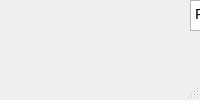
<?xml version="1.0" encoding="UTF-8"?>
<ui version="4.0">
 <class>MainWindow</class>
 <widget class="QMainWindow" name="MainWindow">
  <property name="tabletTracking">
   <bool>false</bool>
  </property>
  <property name="windowTitle">
   <string>MainWindow</string>
  </property>
  <widget class="QWidget" name="centralwidget">
   <widget class="QTextEdit" name="textEdit">
    <property name="geometry">
     <rect>
      <x>190</x>
      <y>0</y>
      <width>241</width>
      <height>31</height>
     </rect>
    </property>
    <property name="html">
     <string>&lt;!DOCTYPE HTML PUBLIC &quot;-//W3C//DTD HTML 4.0//EN&quot; &quot;http://www.w3.org/TR/REC-html40/strict.dtd&quot;&gt;
&lt;html&gt;&lt;head&gt;&lt;meta name=&quot;qrichtext&quot; content=&quot;1&quot; /&gt;&lt;style type=&quot;text/css&quot;&gt;
p, li { white-space: pre-wrap; }
&lt;/style&gt;&lt;/head&gt;&lt;body style=&quot; font-family:'Ubuntu'; font-size:11pt; font-weight:400; font-style:normal;&quot;&gt;
&lt;p style=&quot; margin-top:0px; margin-bottom:0px; margin-left:0px; margin-right:0px; -qt-block-indent:0; text-indent:0px;&quot;&gt;Raspberry Pi LED Controls&lt;/p&gt;&lt;/body&gt;&lt;/html&gt;</string>
    </property>
   </widget>
   <widget class="QPushButton" name="btn">
    <property name="geometry">
     <rect>
      <x>170</x>
      <y>210</y>
      <width>281</width>
      <height>131</height>
     </rect>
    </property>
    <property name="font">
     <font>
      <pointsize>36</pointsize>
      <weight>75</weight>
      <bold>true</bold>
     </font>
    </property>
    <property name="text">
     <string>OFF</string>
    </property>
   </widget>
   <widget class="QLabel" name="label">
    <property name="geometry">
     <rect>
      <x>30</x>
      <y>40</y>
      <width>541</width>
      <height>111</height>
     </rect>
    </property>
    <property name="font">
     <font>
      <pointsize>36</pointsize>
     </font>
    </property>
    <property name="text">
     <string/>
    </property>
   </widget>
  </widget>
  <widget class="QMenuBar" name="menubar">
   <property name="geometry">
    <rect>
     <x>0</x>
     <y>0</y>
     <width>600</width>
     <height>22</height>
    </rect>
   </property>
  </widget>
  <widget class="QStatusBar" name="statusbar"/>
 </widget>
 <resources/>
 <connections/>
</ui>
